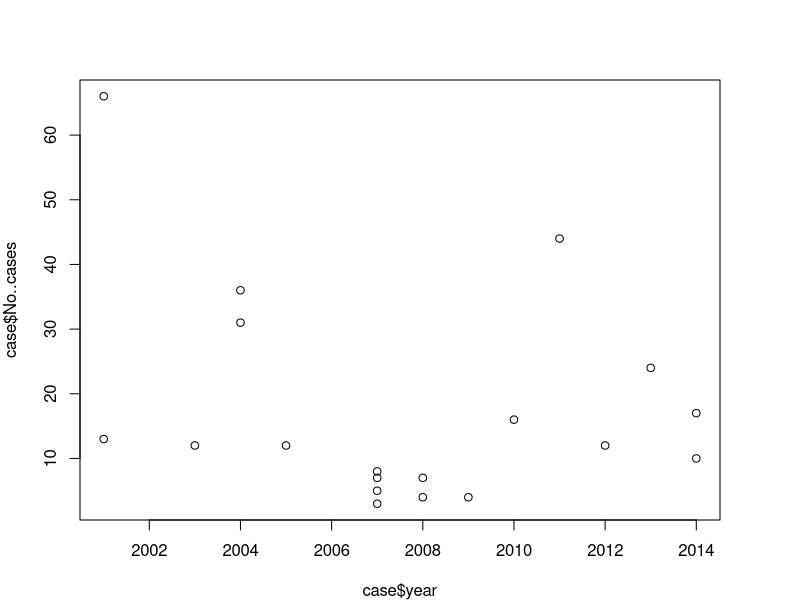

Here is the R script that generated this plot: (Note: this script raises an error after producing the figure.)
## ---- chunk 1
setwd("C:/Users/huangt/Documents/bat_virus")
case<-read.csv("Nipah_case.csv",header=T,sep=',')

## ---- chunk 2
#shuts down the specified
graphics.off()
par(mar=c(4,4,4,4))
plot(case$year,case$No..cases)
par(new=T)
plot(case$year,case$Case.Fatality.Rate,col="red")
## ---- chunk 3
case$No..cases<-as.numeric(case$No..cases)
case$No..deaths<-as.numeric(case$No..deaths)

agg <-aggregate( case[,c("No..cases","No..deaths")]
                     , by=list( case$year), 
  FUN= sum, na.rm=TRUE)
agg$rate<-agg$No..deaths/agg$No..cases

## ---- chunk 4
library("tidyverse")
g <- ggplot(agg, aes( agg$Group.1, agg$No..cases))
g + geom_line()
## ---- chunk 5
#shuts down the specified
graphics.off()
par(mar=c(4,4,4,4))
plot( agg$Group.1,agg$No..cases,ylab="Cases",xlab="Year")
par(new=T)
plot( agg$Group.1, 100*agg$rate,col="red"
      #,ylab=" "
      ,axes=F,ylab="",xlab="",ylim=c(0,100),type="l")
mtext(side = 4, line = 3, 'Fatality %',col="red")
axis(side = 4)
legend(1, 95, legend=c("Line 1", "Line 2"),
       col=c("red", "blue"), lty=1:2, cex=0.8)
